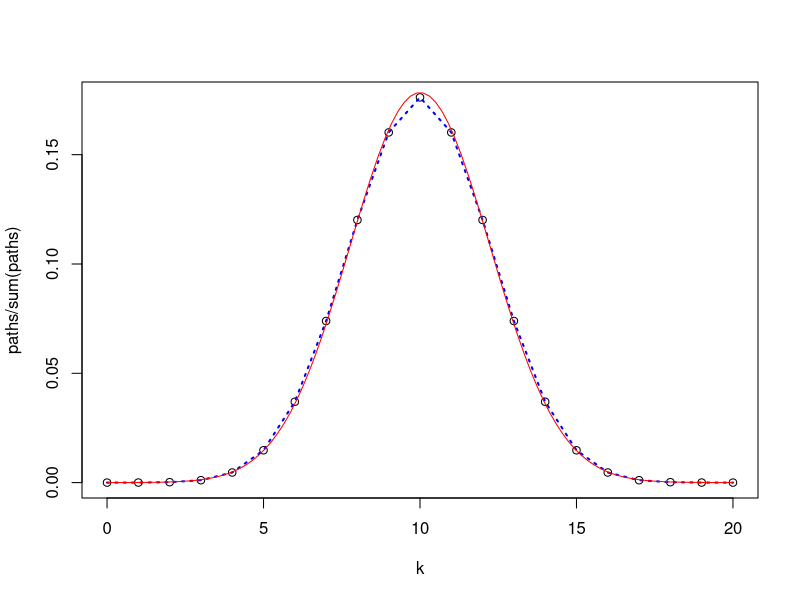
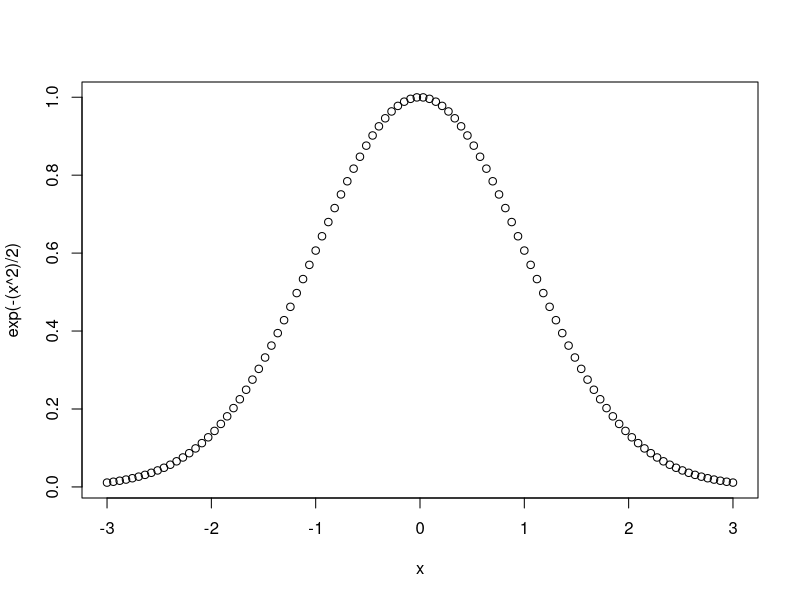
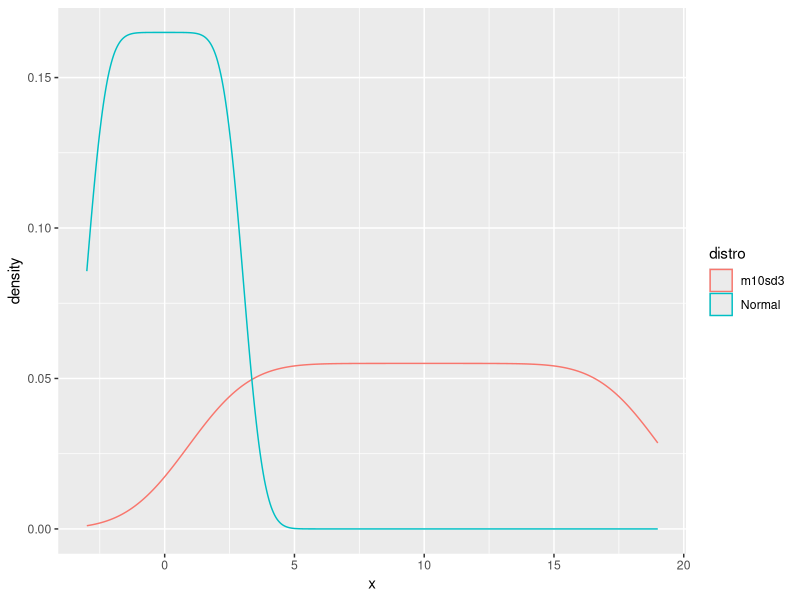
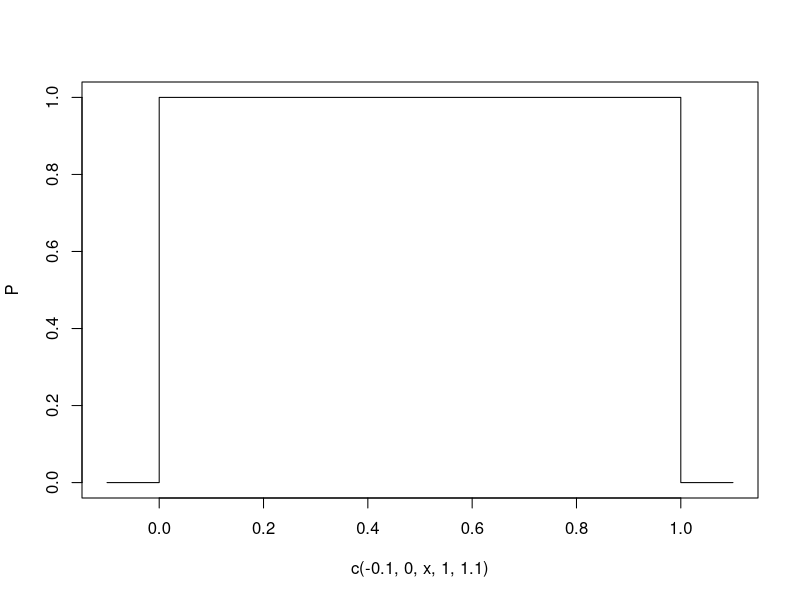
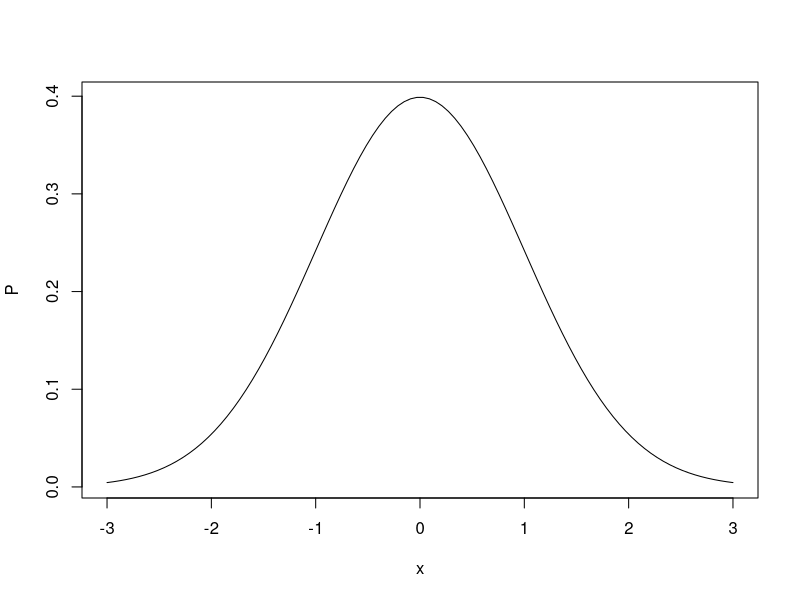
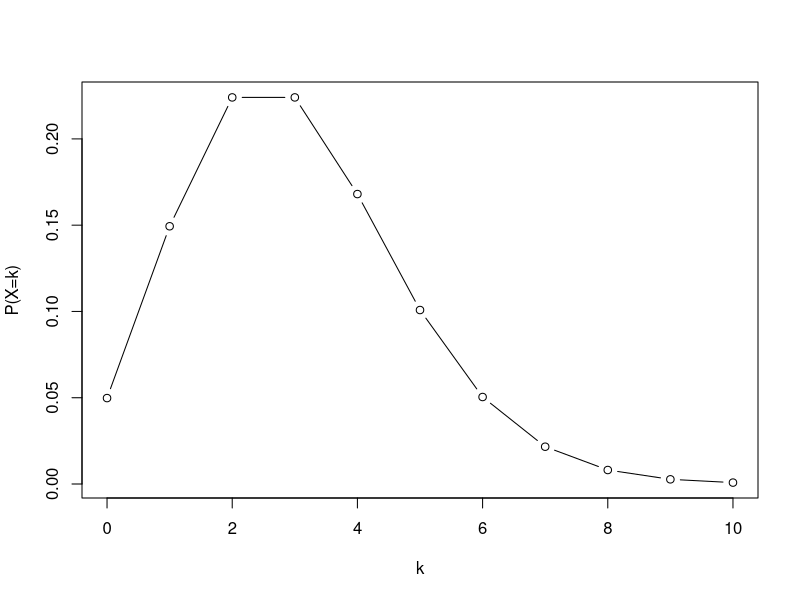

Here is the R script that generated these plots, in order:
## ---- chunk 1
n <- 20
k <- 0:n
paths <- choose(n,k)
plot(k, paths/sum(paths))
p <- 0.5
lines(k, dbinom(k, n, p), col="blue", lty=3, lwd=2)
x <- seq(0, n, length=100)
lines(x, dnorm(x, mean=n * p, sd=sqrt(n * p * (1-p))), col="red")
## ---- chunk 2
x <- seq(-3, 3, length=100)
plot(x, exp(-(x^2)/2))
## ---- chunk 3
integrate(function(x) exp(-(x^2)/2), -Inf, Inf)

sqrt(2 * pi)
## ---- chunk 4
normal_pdf <- function(x, mu=0, sigma=1)
    1/(sigma * sqrt(2*pi)) * exp(-(x - mu)^2/(2*sigma^2))

integrate(normal_pdf, -Inf, Inf)
## ---- chunk 5
dfrm <- data.frame( 
  x=c(x, x * 3 + 10), 
  distro=rep(c("Normal", "m10sd3"), each=length(x))
)
require("ggplot2")
g <- ggplot(dfrm, aes(x=x, col=distro)) + geom_density()
g
## ---- chunk 6
x <- seq(0,1,length=100)
plot(c(-0.1, 0, x, 1, 1.1), c(0,0,dunif(x),0,0), type='l', ylab="P")
## ---- chunk 7
x <- seq(-3,3,length=100)
plot(x, dnorm(x), type='l', ylab="P")
## ---- chunk 8
x <- 0:10
plot(x, dpois(x, lambda=3), type='b', xlab="k", ylab="P(X=k)")
